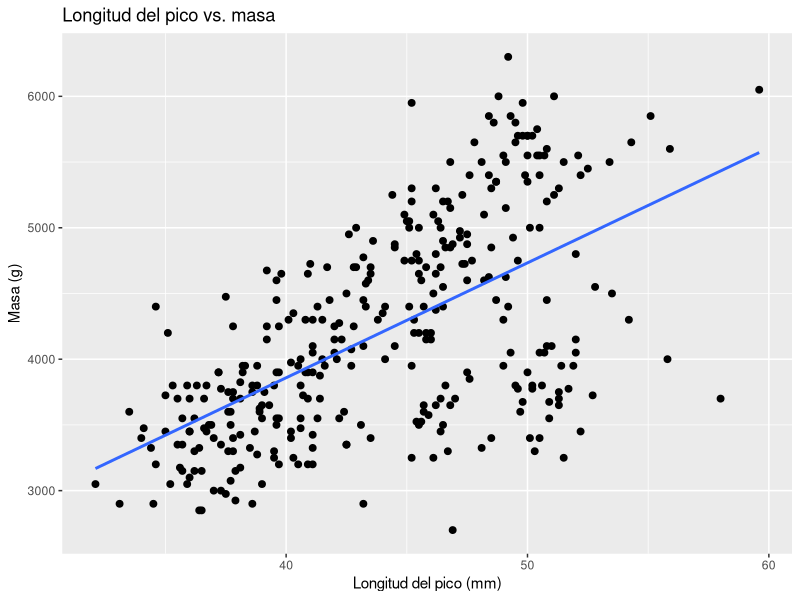
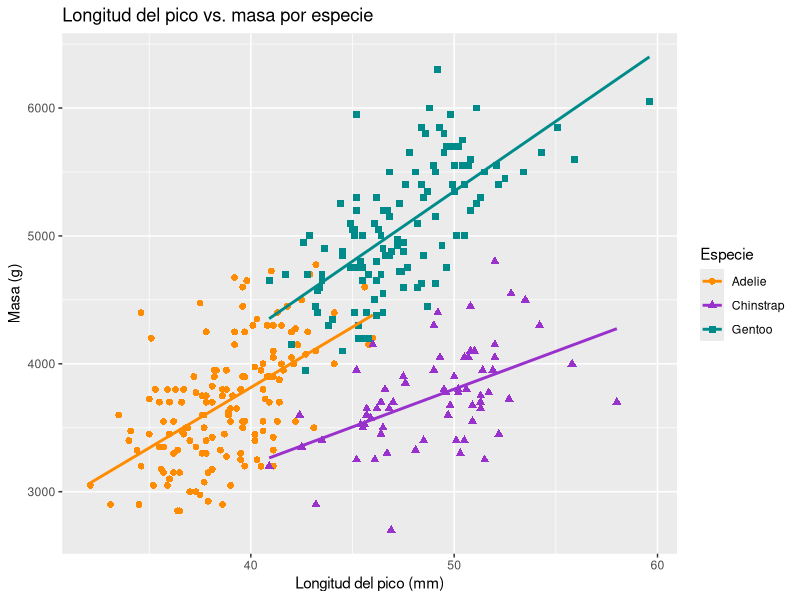

Reproduce these figures in R, in order.
## ---- chunk 1
#| label: carga-tidyverse
#| message: false

# Carga conjunta
library(tidyverse)

# Carga de paquetes individuales
library(ggplot2)
library(dplyr)
## ---- chunk 2
#| label: llamado-ggplot

# Llamado a la función glimpse() del paquete dplyr
dplyr::glimpse(iris)
## ---- chunk 3
#| label: carga-palmerpenguins

# Carga de palmerpenguins
library(palmerpenguins)
## ---- chunk 4
#| label: ejemplo-palmerpenguins-01
#| warning: false

# Gráfico de dispersión de longitud del pico vs masa (peso)
penguins |>
  ggplot(aes(x = bill_length_mm, y = body_mass_g)) +
  geom_point(size = 2) +
  geom_smooth(method = "lm", se = FALSE) +
  ggtitle("Longitud del pico vs. masa") +
  xlab("Longitud del pico (mm)") +
  ylab("Masa (g)") +
  labs(color = "Especie", shape = "Especie")
## ---- chunk 5
#| label: ejemplo-palmerpenguins-02
#| warning: false

# Gráfico de dispersión de longitud del pico vs masa (peso) por especie
penguins |>
  ggplot(aes(x = bill_length_mm, y = body_mass_g)) +
  geom_point(aes(color = species,
                 shape = species),
             size = 2) +
  geom_smooth(method = "lm", se = FALSE, aes(color = species)) +
  scale_color_manual(values = c("darkorange", "darkorchid", "cyan4")) +
  ggtitle("Longitud del pico vs. masa por especie") +
  xlab("Longitud del pico (mm)") +
  ylab("Masa (g)") +
  labs(color = "Especie", shape = "Especie")
## ---- chunk 6
#| label: ejemplo-pipes

# Cadena de "pipes" entre funciones de Tidyverse
penguins |>
  dplyr::filter(species == "Gentoo") %>% # subconjunto de observaciones
  select(species, bill_length_mm, flipper_length_mm) # subconjunto de columnas
## ---- chunk 7
#| label: ejemplo-anidacion-funciones

# Llamados anidados a funciones
select(filter(penguins, species == "Gentoo"),
       species,
       bill_length_mm,
       flipper_length_mm)
